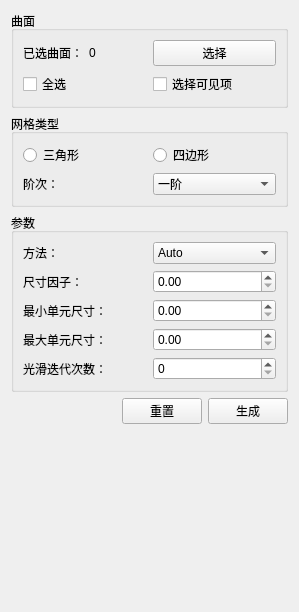
<?xml version="1.0" encoding="UTF-8"?>
<ui version="4.0">
 <class>FCMeshettingsWidget</class>
 <widget class="QWidget" name="FCMeshettingsWidget">
  <property name="geometry">
   <rect>
    <x>0</x>
    <y>0</y>
    <width>299</width>
    <height>612</height>
   </rect>
  </property>
  <property name="windowTitle">
   <string>Form</string>
  </property>
  <layout class="QVBoxLayout" name="verticalLayout_3">
   <item>
    <widget class="QGroupBox" name="groupBox">
     <property name="title">
      <string>曲面</string>
     </property>
     <layout class="QGridLayout" name="gridLayout">
      <item row="0" column="0">
       <layout class="QHBoxLayout" name="horizontalLayout_2">
        <item>
         <widget class="QLabel" name="label">
          <property name="text">
           <string>已选曲面：</string>
          </property>
         </widget>
        </item>
        <item>
         <widget class="QLabel" name="labelSeletedSurfcaseNumber">
          <property name="text">
           <string>0</string>
          </property>
         </widget>
        </item>
       </layout>
      </item>
      <item row="0" column="1">
       <widget class="QPushButton" name="pushButtonSelcet">
        <property name="text">
         <string>选择</string>
        </property>
       </widget>
      </item>
      <item row="1" column="0" colspan="2">
       <layout class="QHBoxLayout" name="horizontalLayout">
        <item>
         <widget class="QCheckBox" name="checkBoxSelectAll">
          <property name="text">
           <string>全选</string>
          </property>
         </widget>
        </item>
        <item>
         <widget class="QCheckBox" name="checkBoxSelectVisible">
          <property name="text">
           <string>选择可见项</string>
          </property>
         </widget>
        </item>
       </layout>
      </item>
     </layout>
    </widget>
   </item>
   <item>
    <widget class="QGroupBox" name="groupBox_2">
     <property name="title">
      <string>网格类型</string>
     </property>
     <layout class="QVBoxLayout" name="verticalLayout">
      <item>
       <layout class="QHBoxLayout" name="horizontalLayout_4">
        <item>
         <widget class="QRadioButton" name="radioButtonTriangle">
          <property name="text">
           <string>三角形</string>
          </property>
         </widget>
        </item>
        <item>
         <widget class="QRadioButton" name="radioButtonQuad">
          <property name="text">
           <string>四边形</string>
          </property>
         </widget>
        </item>
       </layout>
      </item>
      <item>
       <layout class="QHBoxLayout" name="horizontalLayout_3">
        <item>
         <widget class="QLabel" name="label_2">
          <property name="text">
           <string>阶次：</string>
          </property>
         </widget>
        </item>
        <item>
         <widget class="QComboBox" name="comboBoxOrder">
          <item>
           <property name="text">
            <string>一阶</string>
           </property>
          </item>
          <item>
           <property name="text">
            <string>二阶</string>
           </property>
          </item>
         </widget>
        </item>
       </layout>
      </item>
     </layout>
    </widget>
   </item>
   <item>
    <widget class="QGroupBox" name="groupBox_3">
     <property name="title">
      <string>参数</string>
     </property>
     <layout class="QVBoxLayout" name="verticalLayout_2">
      <item>
       <layout class="QHBoxLayout" name="horizontalLayout_5">
        <item>
         <widget class="QLabel" name="label_3">
          <property name="text">
           <string>方法：</string>
          </property>
         </widget>
        </item>
        <item>
         <widget class="QComboBox" name="comboBoxMethod">
          <item>
           <property name="text">
            <string>Auto</string>
           </property>
          </item>
          <item>
           <property name="text">
            <string>Mesh Adapt</string>
           </property>
          </item>
         </widget>
        </item>
       </layout>
      </item>
      <item>
       <layout class="QHBoxLayout" name="horizontalLayout_6">
        <item>
         <widget class="QLabel" name="label_4">
          <property name="text">
           <string>尺寸因子：</string>
          </property>
         </widget>
        </item>
        <item>
         <widget class="QDoubleSpinBox" name="doubleSpinBoxSizeFac"/>
        </item>
       </layout>
      </item>
      <item>
       <layout class="QHBoxLayout" name="horizontalLayout_7">
        <item>
         <widget class="QLabel" name="label_5">
          <property name="text">
           <string>最小单元尺寸：</string>
          </property>
         </widget>
        </item>
        <item>
         <widget class="QDoubleSpinBox" name="doubleSpinBoxMinSize"/>
        </item>
       </layout>
      </item>
      <item>
       <layout class="QHBoxLayout" name="horizontalLayout_8">
        <item>
         <widget class="QLabel" name="label_6">
          <property name="text">
           <string>最大单元尺寸：</string>
          </property>
         </widget>
        </item>
        <item>
         <widget class="QDoubleSpinBox" name="doubleSpinBoxMaxSize"/>
        </item>
       </layout>
      </item>
      <item>
       <layout class="QHBoxLayout" name="horizontalLayout_9">
        <item>
         <widget class="QLabel" name="label_7">
          <property name="text">
           <string>光滑迭代次数：</string>
          </property>
         </widget>
        </item>
        <item>
         <widget class="QSpinBox" name="spinBoxSmoothing"/>
        </item>
       </layout>
      </item>
     </layout>
    </widget>
   </item>
   <item>
    <layout class="QHBoxLayout" name="horizontalLayout_10">
     <item>
      <spacer name="horizontalSpacer">
       <property name="orientation">
        <enum>Qt::Horizontal</enum>
       </property>
       <property name="sizeHint" stdset="0">
        <size>
         <width>40</width>
         <height>20</height>
        </size>
       </property>
      </spacer>
     </item>
     <item>
      <widget class="QPushButton" name="pushButton_2">
       <property name="text">
        <string>重置</string>
       </property>
      </widget>
     </item>
     <item>
      <widget class="QPushButton" name="pushButton_3">
       <property name="text">
        <string>生成</string>
       </property>
      </widget>
     </item>
    </layout>
   </item>
   <item>
    <spacer name="verticalSpacer">
     <property name="orientation">
      <enum>Qt::Vertical</enum>
     </property>
     <property name="sizeHint" stdset="0">
      <size>
       <width>20</width>
       <height>40</height>
      </size>
     </property>
    </spacer>
   </item>
  </layout>
 </widget>
 <resources/>
 <connections/>
</ui>
